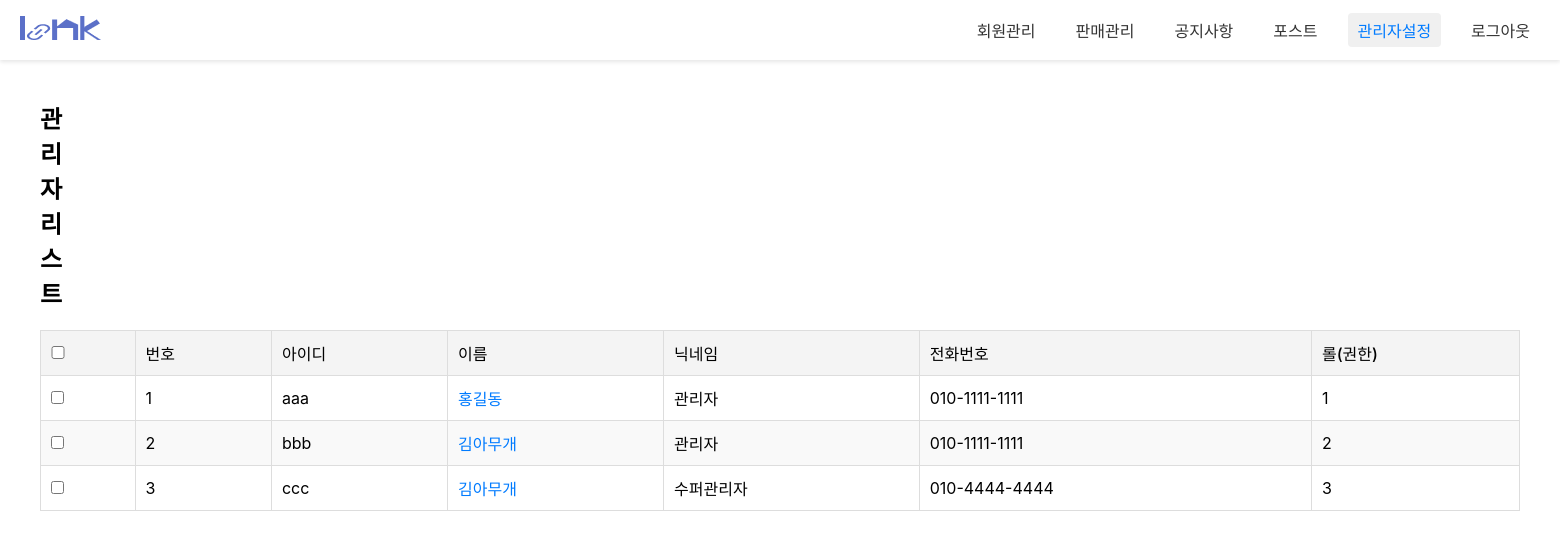
Page /admin1/admin_adminList/ on the committed database.
### admin1/models.py (models this page shows, shortened)
class Administrator(models.Model):
  ano = models.IntegerField(default=0)
  id = models.CharField(max_length=50,primary_key=True)
  pw = models.CharField(max_length=100)
  name = models.CharField(max_length=100)
  nickname = models.CharField(max_length=100,default='관리자')
  tel = models.CharField(max_length=20,default='010-0000-0000')
  role = models.IntegerField()
  adate = models.DateTimeField(auto_now=True)

### admin1/views.py (the view)
# urls.py: path('admin_adminList/', views.admin_adminList, name="admin_adminList"),
def admin_adminList(request):
	qs = Administrator.objects.all()
	context = {"adminList":qs}
	return render(request, 'admin_adminList.html', context)

### admin1/templates/admin_adminList.html (shortened to what this page needs)
{% load static %}
<!DOCTYPE html>
<html lang="ko">
<head>
<link rel="stylesheet" href="{% static 'css/admin1/admin_login.css'%}">
<link rel="stylesheet" href="{% static 'css/admin1/admin_memllist.css'%}">
</head>
<body>
	<nav class="gnb">
		<a href="#" class="logo"><img src="/static/images/admin1/logo_sample.png" alt=""></a>
		<div class="menu">
				<a href="/admin1/admin_memList/">회원관리</a>
				<a href="#">판매관리</a>
				<a href="/admin1/admin_noticeList/">공지사항</a>
				<a href="/admin1/admin_postList/">포스트</a>
				<a href="/admin1/admin_adminList/" class="active">관리자설정</a>
				<a id='a_logout'>로그아웃</a>
		</div>
	</nav>
	<div class="container">
		<div class="con_header">
			<h2>관리자 리스트</h2>
		</div>
		<table>
			<thead>
				<tr>
					<th><input type="checkbox" id="select_all"></th>
					<th>번호</th>
					<th>아이디</th>
					<th>이름</th>
					<th>닉네임</th>
					<th>전화번호</th>
					<th>롤(권한)</th>
				</tr>
			</thead>
			<tbody>
				 {% for admin in adminList %}
					<tr>
						<td><input type="checkbox" class="select_member"></td>
						<td>{{admin.ano}}</td>
						<td>{{admin.id}}</td>
						<td class="member_name"><a href="#">{{admin.name}}</a></td>
						<td>{{admin.nickname}}</td>
						<td>{{admin.tel}}</td>
						<td>{{admin.role}}</td>
					</tr>
					{% endfor %}
			</tbody>
		</table>
	</div>
</body>
</html>

### static/css/admin1/admin_login.css (style rules this page uses)
* { margin: 0; padding: 0; font-family: "Pretendard Variable", Pretendard, -apple-system, BlinkMacSystemFont, system-ui, Roboto, "Helvetica Neue", "Segoe UI", "Apple SD Gothic Neo", "Noto Sans KR", "Malgun Gothic", "Apple Color Emoji", "Segoe UI Emoji", "Segoe UI Symbol", sans-serif; }
a { text-decoration: none; color: inherit; cursor: pointer; }
.gnb { display: flex; align-items: center; justify-content: space-between; height: 60px; background-color: #ffffff; padding: 0 20px; box-shadow: 0 2px 4px rgba(0, 0, 0, 0.1); }
.gnb .logo { font-size: 20px; font-weight: bold; color: #333; text-decoration: none; }
.gnb .menu { display: flex; gap: 20px; }
.gnb .menu a { text-decoration: none; color: #333; font-size: 16px; padding: 5px 10px; border-radius: 4px; transition: background-color 0.3s, color 0.3s; }
.gnb .menu a:hover, .gnb .menu a.active { background-color: #f0f0f0; color: #007bff; }

### static/css/admin1/admin_memllist.css (style rules this page uses)
* { margin: 0; padding: 0; font-family: "Pretendard Variable", Pretendard, -apple-system, BlinkMacSystemFont, system-ui, Roboto, "Helvetica Neue", "Segoe UI", "Apple SD Gothic Neo", "Noto Sans KR", "Malgun Gothic", "Apple Color Emoji", "Segoe UI Emoji", "Segoe UI Symbol", sans-serif; }
.container { width: 100%; padding: 40px 40px 0 40px; box-sizing: border-box; }
.con_header { display: flex; gap: 10px; }
.con_header h2 { margin-right: 1520px; }
table { width: 100%; border-collapse: collapse; margin-top: 20px; }
table th, table td { border: 1px solid #ddd; padding: 10px; text-align: left; }
table th { background-color: #f4f4f4; font-weight: 500; }
table td { font-weight: 400; }
#select_all { width: 14px; }
table tr:nth-child(even) { background-color: #f9f9f9; }
.member_name a { text-decoration: none; color: #007bff; transition: color 0.3s; }

### rows in the picture
Administrator: ano "1", id "aaa", name "홍길동", nickname "관리자", tel "010-1111-1111", role "1"
Administrator: ano "2", id "bbb", name "김아무개", nickname "관리자", tel "010-1111-1111", role "2"
Administrator: ano "3", id "ccc", name "김아무개", nickname "수퍼관리자", tel "010-4444-4444", role "3"
